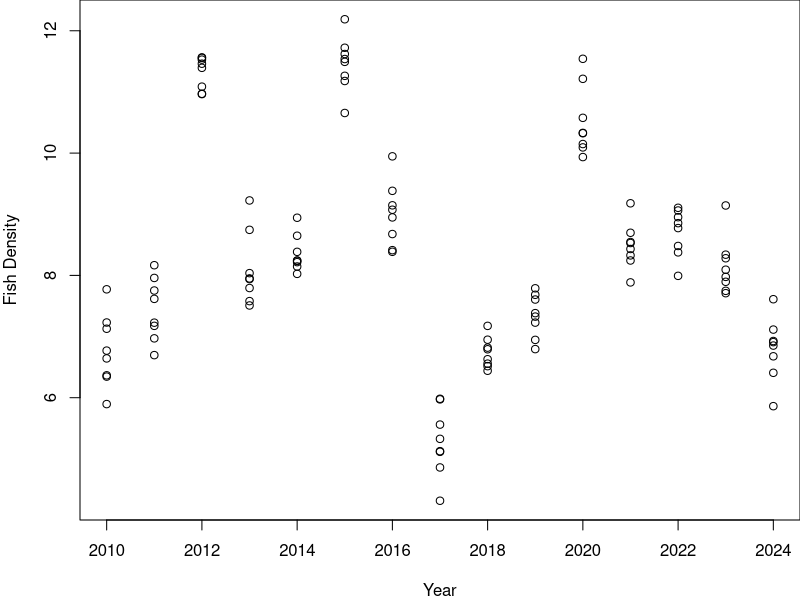
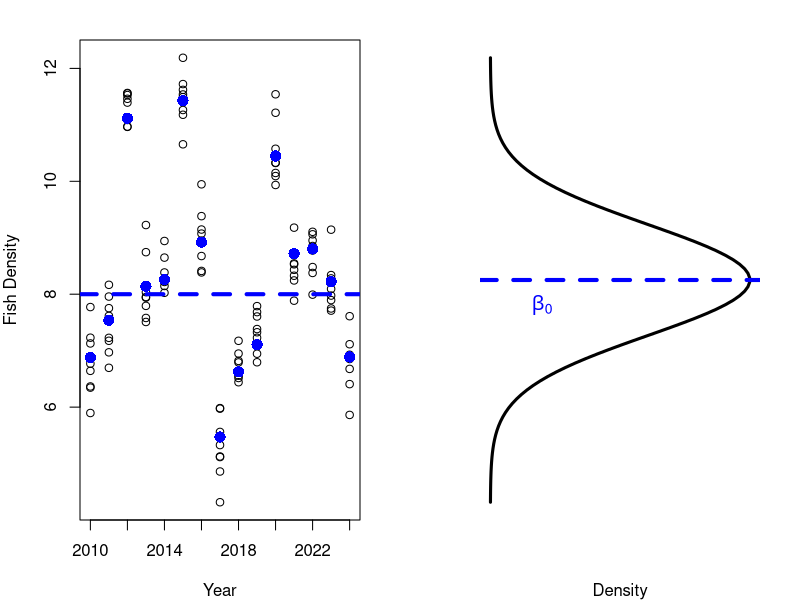

The R script that drew these images, in order:
## ---- chunk 1

knitr::opts_chunk$set(
	echo = TRUE,
	message = FALSE,
	warning = FALSE,
	cache = TRUE
	)
## ---- chunk 2

#  NRES 710, Random Effect Models
#     University of Nevada, Reno
#     Multi-variable models with random effects

## ---- chunk 3
# Specify plot margins & set random seed
par(mar = c(4,4,0,0))
set.seed(123)

# Simulate data
years <- 2010:2024
n_years <- length(years)

# Number of stretches
n_stretches <- 8
stretch <- 1:8

# Mean density within each year (assumed values)
density_mu <- rnorm(n_years, 8, 2)

# Expand grid to simulate combinations of years and stretches
datum <- expand.grid(year = years, stretch = stretch)

# Sort the dataframe by year (low to high)
datum <- datum[order(datum$year), ]

# Add a fish density column
datum$FishDensity <- rep(NA, n_stretches * n_years)

# Use the density_mu to simulate fish density for each year-stretch combination
for (i in 1:n_years){
  for (j in 1:n_stretches){
    datum$FishDensity[(i - 1) * n_stretches + j] <- rnorm(1, mean = density_mu[i], sd = 0.5)
  }
}

# Plot Fish Density over Years
plot(datum$year, datum$FishDensity, xlab = "Year", ylab = "Fish Density")

## ---- chunk 4
# Specify plot margins & set random seed
par(mfrow = c(1, 2), mar = c(4, 4, 2, 2))
set.seed(123)

# Simulate data
years <- 2010:2024
n_years <- length(years)

# Number of stretches
n_stretches <- 8
stretch <- 1:8

# Mean density within each year (assumed values)
beta_0 <- 8
density_mu <- rnorm(n_years, beta_0, 2)

# Expand grid to simulate combinations of years and stretches
datum <- expand.grid(year = years, stretch = stretch)

# Sort the dataframe by year (low to high)
datum <- datum[order(datum$year), ]

# Add a fish density column
datum$FishDensity <- rep(NA, n_stretches * n_years)

# Use the density_mu to simulate fish density for each year-stretch combination
for (i in 1:n_years){
  for (j in 1:n_stretches){
    datum$FishDensity[(i - 1) * n_stretches + j] <- rnorm(1, mean = density_mu[i], sd = 0.5)
  }
}

# First plot: Fish Density over Years
plot(datum$year, datum$FishDensity, xlab = "Year", ylab = "Fish Density")

# Add solid filled circles for each year's mean density
points(years, density_mu, pch = 16, col = "blue", cex = 1.5)  # pch = 16 for filled circles, col for color, cex for size

# Add horizontal line for average fish density
abline(h = beta_0, lty = 2, lwd = 4, col = "blue")
# text(x = max(y_vals) * 0.2, y = beta_0 - 0.9, labels = expression(beta[0]), cex = 1.2)

# Second plot: Normal distribution curve on its side
x_vals <- seq(0, 16, length = 100)
y_vals <- dnorm(x_vals, mean = beta_0, sd = 2)

# Rotate the curve by flipping axes
plot(y_vals, x_vals, type = "l", xlab = "Density", ylab = "", ylim = c(0, 16), xlim = c(0, max(y_vals)), axes = FALSE, lwd = 3)
abline(h = beta_0, lty = 2, lwd = 4, col = "blue")
text(x = max(y_vals) * 0.2, y = beta_0 - 0.9, labels = expression(beta[0]), cex = 1.2, col = "blue")
## ---- chunk 5
################### 'Truth' #################### 
### Lecture 15: code to simulate data for class

# Set the seed for reproducibility
set.seed(123)

### Dataset 1: age + sex + age*sex
# This is similar to the Age, Sex, and Size data we simulated for in Lecture 12.
# There is no collinearity between Age and Sex, but now there is an interaction
# between Sex and Age.

# First dataset
# X variable
n <- 50
x1 <- c(rep("Female", n), rep("Male", n))
x2 <- runif(n * 2, 1, 10)
dummy <- data.frame(model.matrix(~ x1 - 1))
colnames(dummy) <- c("Female", "Male")

# Simulate error
Error <- rnorm(n * 2, 0, 0.8)

# Predict Y
Response <- 4 + 1.5 * x2 + 2.5 * dummy$Male + 1 * x2 * dummy$Male + Error

# Dataframe
datum <- data.frame(Age = x2, Sex = x1, Male = dummy$Male, Size = Response)

# Save the data
write.csv(datum, "lecture_15_dataset1.csv", row.names = FALSE)
